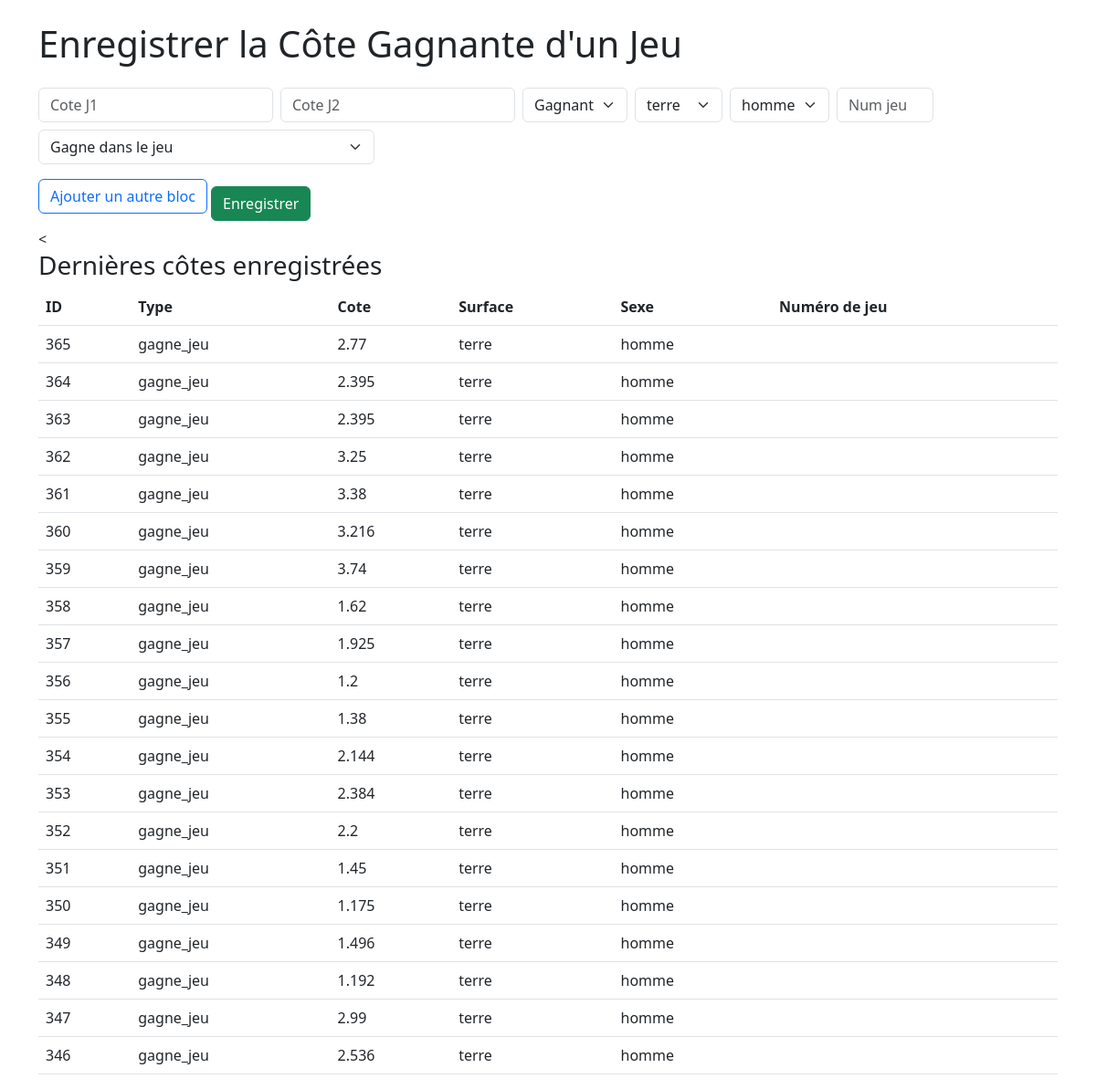
The app's page /live (signed in) with its own data.
### tables this page shows
CREATE TABLE cotes (
            id INTEGER PRIMARY KEY AUTOINCREMENT,
            type TEXT NOT NULL,
            cote REAL NOT NULL
        , surface TEXT DEFAULT 'terre', sexe TEXT DEFAULT 'homme');

### app.py (the view, shortened to what this page needs)
@app.route('/live', methods=['GET', 'POST'])
@login_required
def enregistrer_live():
    conn = sqlite3.connect(DB_NAME)
    conn.row_factory = sqlite3.Row
    c = conn.cursor()
    c.execute("SELECT * FROM cotes ORDER BY id DESC LIMIT 20")  # ou plus si tu veux
    cotes = c.fetchall()
    conn.close()
    return render_template(
    'live_cote.html',
    types=TYPES,
    surfaces=SURFACES,
    sexes=SEXES,
    cotes=cotes  # <-- nouveau
)

### app.py (called while the page is built)
@login_manager.user_loader
def load_user(user_id):
    return User.get(user_id)

    @staticmethod
    def get(user_id):
        conn = sqlite3.connect(DB_NAME)
        conn.row_factory = sqlite3.Row
        cursor = conn.cursor()
        cursor.execute("SELECT id, username, is_admin FROM users WHERE id = ?", (user_id,))
        row = cursor.fetchone()
        conn.close()
        if row:
            return User(row['id'], row['username'], row['is_admin'])
        return None

### templates/live_cote.html (shortened to what this page needs)
<!doctype html>
<html lang="fr">
<head>
  <link href="https://cdn.jsdelivr.net/npm/bootstrap@5.3.0/dist/css/bootstrap.min.css" rel="stylesheet"/>
</head>
<body class="container mt-4">
  <h1 class="mb-4">Enregistrer la Côte Gagnante d'un Jeu</h1>
  <form method="POST" id="formulaire-cotes">
  <div id="blocs-container">
    <div class="row row-cols-lg-auto g-2 align-items-end mb-3 bloc-formulaire">
      <div class="col">
        <input type="text" name="cote_joueur1[]" class="form-control" placeholder="Cote J1" required>
      </div>
      <div class="col">
        <input type="text" name="cote_joueur2[]" class="form-control" placeholder="Cote J2" required>
      </div>
      <div class="col">
        <select name="gagnant[]" class="form-select" required>
          <option value="">Gagnant</option>
        </select>
      </div>
      <div class="col">
        <select name="surface[]" class="form-select">
          {% for surf in surfaces %}
          <option value="{{ surf }}">{{ surf }}</option>
          {% endfor %}
        </select>
      </div>
      <div class="col">
        <select name="sexe[]" class="form-select">
          {% for sexe_ in sexes %}
          <option value="{{ sexe_ }}">{{ sexe_ }}</option>
          {% endfor %}
        </select>
      </div>
      <div class="col">
        <input type="number" name="num_jeu[]" class="form-control" placeholder="Num jeu" min="1" max="13" required>
      </div>
      <div class="col">
        <select name="type[]" class="form-select">
          {% for key, label in types.items() %}
          <option value="{{ key }}">{{ label }}</option>
          {% endfor %}
        </select>
      </div>
    </div>
  </div>
  <button type="button" class="btn btn-outline-primary mb-3" id="ajouter-bloc">Ajouter un autre bloc</button>
  <button type="submit" class="btn btn-success">Enregistrer</button>
</form>
<<h3>Dernières côtes enregistrées</h3>
<table class="table">
    <thead>
        <tr>
            <th>ID</th>
            <th>Type</th>
            <th>Cote</th>
            <th>Surface</th>
            <th>Sexe</th>
            <th>Numéro de jeu</th>
        </tr>
    </thead>
    <tbody>
        {% for cote in cotes %}
        <tr>
            <td>{{ cote.id }}</td>
            <td>{{ cote.type }}</td>
            <td>{{ cote.cote }}</td>
            <td>{{ cote.surface }}</td>
            <td>{{ cote.sexe }}</td>
            <td>{{ cote.num_jeu or '' }}</td>
        </tr>
        {% else %}
        <tr>
            <td colspan="6" class="text-center">Aucune cote enregistrée.</td>
        </tr>
        {% endfor %}
    </tbody>
</table>
</body>
</html>

### records on screen
cotes: id "365", type "gagne_jeu", cote "2.77", surface "terre", sexe "homme"
cotes: id "364", type "gagne_jeu", cote "2.395", surface "terre", sexe "homme"
cotes: id "363", type "gagne_jeu", cote "2.395", surface "terre", sexe "homme"
cotes: id "362", type "gagne_jeu", cote "3.25", surface "terre", sexe "homme"
cotes: id "361", type "gagne_jeu", cote "3.38", surface "terre", sexe "homme"
cotes: id "360", type "gagne_jeu", cote "3.216", surface "terre", sexe "homme"
cotes: id "359", type "gagne_jeu", cote "3.74", surface "terre", sexe "homme"
cotes: id "358", type "gagne_jeu", cote "1.62", surface "terre", sexe "homme"
cotes: id "357", type "gagne_jeu", cote "1.925", surface "terre", sexe "homme"
cotes: id "356", type "gagne_jeu", cote "1.2", surface "terre", sexe "homme"
cotes: id "355", type "gagne_jeu", cote "1.38", surface "terre", sexe "homme"
cotes: id "354", type "gagne_jeu", cote "2.144", surface "terre", sexe "homme"
cotes: id "353", type "gagne_jeu", cote "2.384", surface "terre", sexe "homme"
cotes: id "352", type "gagne_jeu", cote "2.2", surface "terre", sexe "homme"
cotes: id "351", type "gagne_jeu", cote "1.45", surface "terre", sexe "homme"
cotes: id "350", type "gagne_jeu", cote "1.175", surface "terre", sexe "homme"
cotes: id "349", type "gagne_jeu", cote "1.496", surface "terre", sexe "homme"
cotes: id "348", type "gagne_jeu", cote "1.192", surface "terre", sexe "homme"
cotes: id "347", type "gagne_jeu", cote "2.99", surface "terre", sexe "homme"
cotes: id "346", type "gagne_jeu", cote "2.536", surface "terre", sexe "homme"

### other values on screen
form field value "terre"
form field value "homme"
form field value "Gagne dans le jeu"
